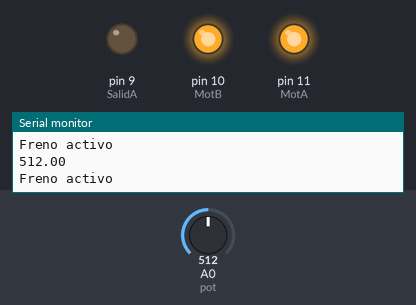
Bench run of a sketch on a simulated Arduino Uno, built with avr-gcc and run on an emulated ATmega328P. Parts: output pins drawn as LEDs (lit = HIGH), the last lines printed to the serial monitor. The test bench sets the inputs (shaded band); at power-on: A0 (pot) = 512.

Above: at 1.2 s.
1.3 s: A0 (pot) set to 601
2.8 s: A0 (pot) set to 614
At 3.5 s:
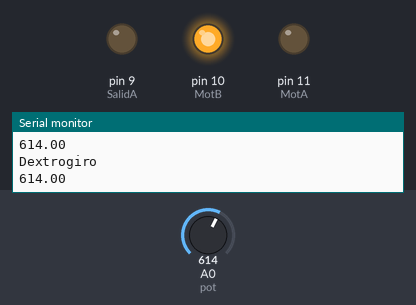
4.3 s: A0 (pot) set to 399
At 5.5 s:
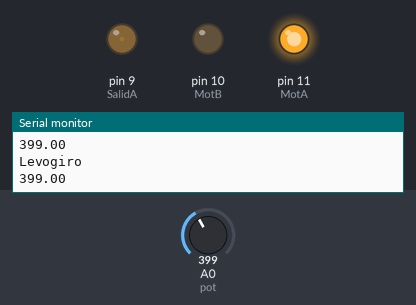
5.8 s: A0 (pot) set to 623
At 6.8 s:
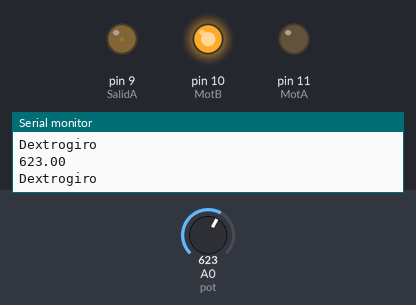
7.3 s: A0 (pot) set to 306
At 7.8 s:
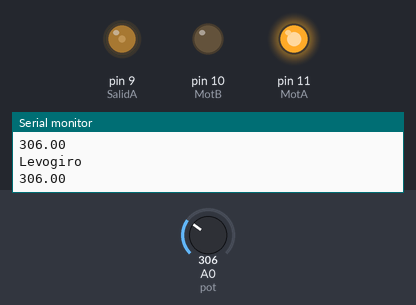
8.8 s: A0 (pot) set to 122
At 10.1 s:
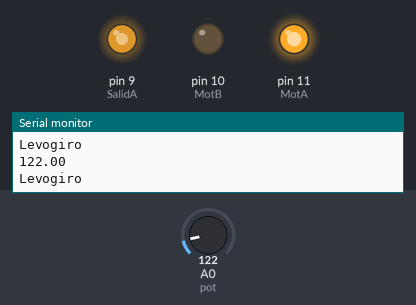
Timing chart, 0 to 11.3 s (numbered marks = the images above; inputs shaded):
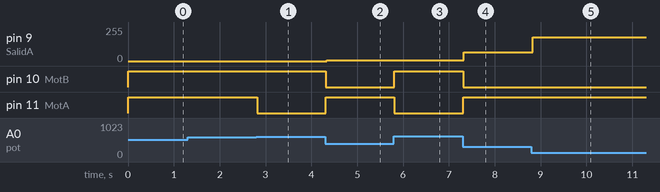

Measured:
- the behaviour switches between 613 and 614 on A0 (pot) (found by bisection; images 0 and 1)
- after the input at 2.8 s, pin 11 (MotA): HIGH → LOW at once
- after the input at 4.3 s, pin 9 (SalidA): 0/255 → 7/255 at once; pin 10 (MotB): HIGH → LOW at once; pin 11 (MotA): LOW → HIGH at once
- after the input at 5.8 s, pin 9 (SalidA): 7/255 → 5/255 at once; pin 10 (MotB): LOW → HIGH at once; pin 11 (MotA): HIGH → LOW at once
- after the input at 7.3 s, pin 9 (SalidA): 5/255 → 66/255 at once; pin 10 (MotB): HIGH → LOW at once; pin 11 (MotA): LOW → HIGH at once
- after the input at 8.8 s, pin 9 (SalidA): 66/255 → 180/255 at once

The sketch:

P5A3.ino
```cpp
#define MotA 11
#define MotB 10
#define pot A0
float value = 0; //variable donde guardaremos valor de pot
#define SalidA 9
float pmw = 0;
float voltaje = 0;
float voltajePorcentaje = 0;

void setup() {
  // put your setup code here, to run once:
  Serial.begin(9600); //la velocidad de transmisión
  pinMode(MotA, OUTPUT);
  pinMode(MotB, OUTPUT);
  pinMode(SalidA, OUTPUT);

}

void loop() {
  // put your main code here, to run repeatedly:
  value = analogRead(pot);
  voltaje = map(pot, 0, 1023, 0, 5);
  pmw = pot/4;
  voltajePorcentaje = map(value, 0, 1023, 0, 500);

  if(value<=409.2 && value>=0) { //0V < V_leido < 2V
    levogiro();
    pmw = map(voltajePorcentaje, 0, 200, 0, 255);
    analogWrite(SalidA, 255-pmw);
  }
  if(value<613.8 && value>409.2){ //2V < v < 3V
    detenido();
    analogWrite(SalidA, 0);
  }
  if(value>=613.8 && value<=1024){ //3v <= v <= 5v
    dextrogiro();
    pmw = map(voltajePorcentaje, 300, 500, 0, 255);
    analogWrite(SalidA, pmw);
  }

}

void levogiro() {
  //1, 0
  digitalWrite(MotA, HIGH);
  digitalWrite(MotB, LOW);
  Serial.println("Levogiro");
  Serial.println(value);

}

void dextrogiro() {
  //0, 1
  digitalWrite(MotA, LOW);
  digitalWrite(MotB, HIGH);
  Serial.println("Dextrogiro");
  Serial.println(value);

}

void detenido() {
    //1, 1
  digitalWrite(MotA, HIGH);
  digitalWrite(MotB, HIGH);
  Serial.println("Freno activo");
  Serial.println(value);


}
```
